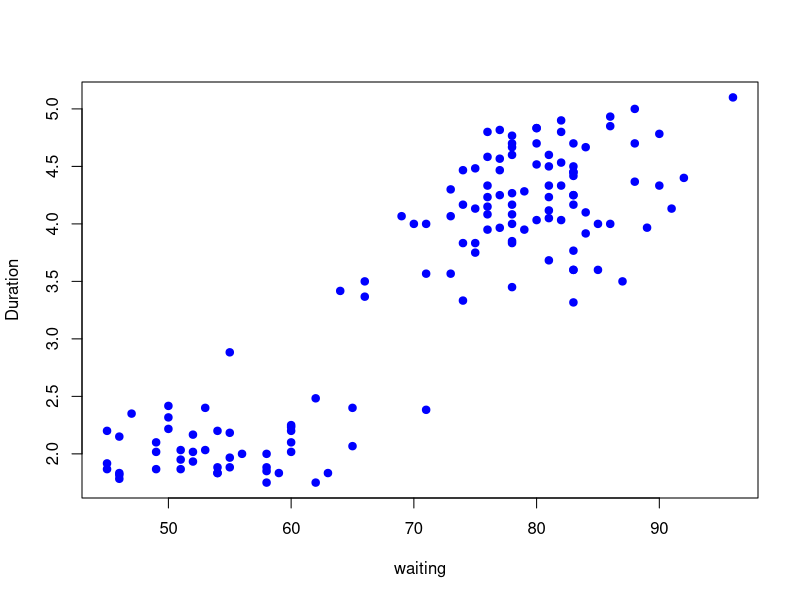
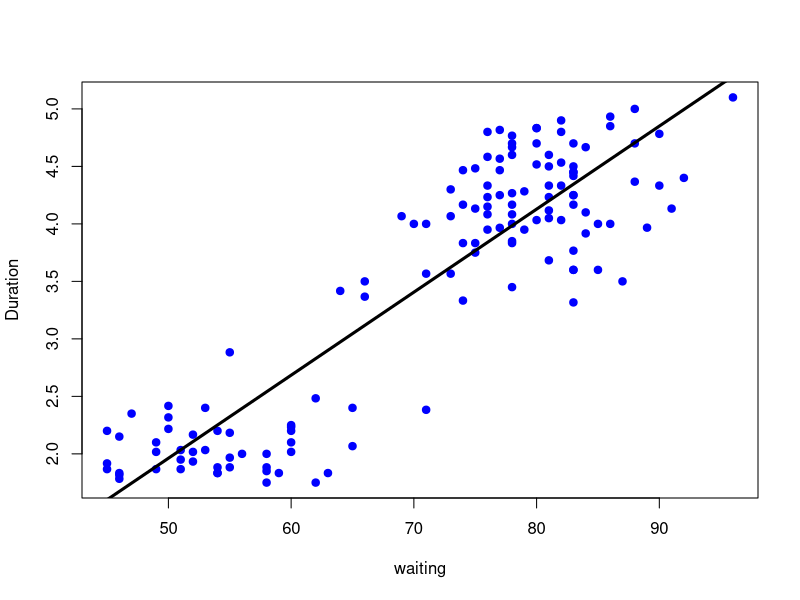
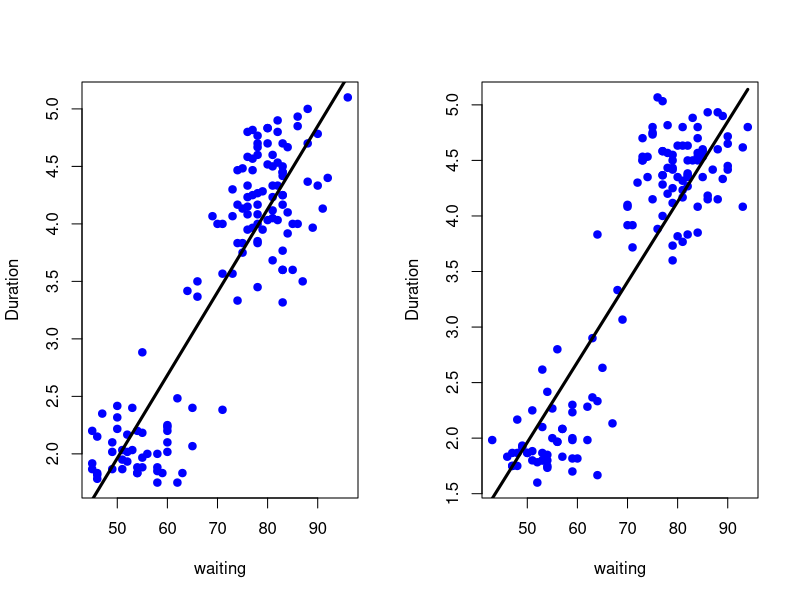
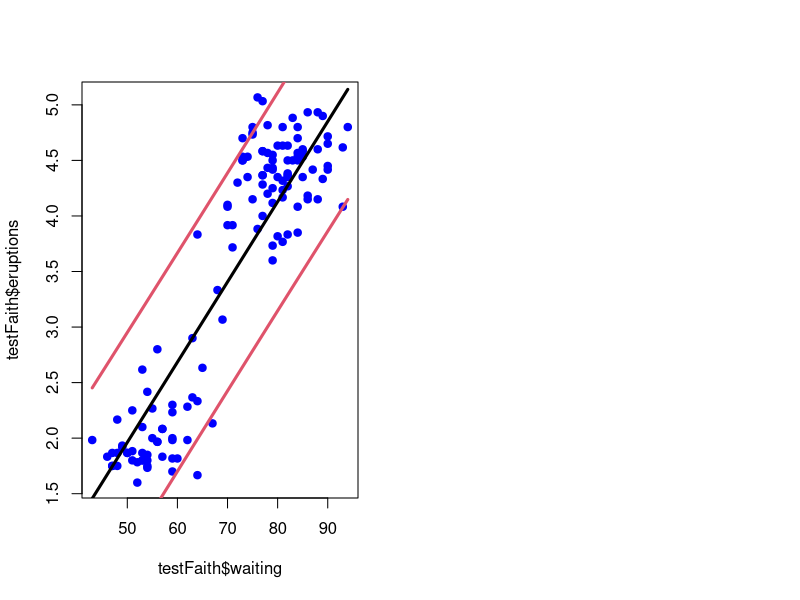

R code for these plots, in order:
library(caret) ;data("faithful"); set.seed(333)
inTrain <- createDataPartition(y=faithful$waiting,
                              p=0.5, list=FALSE)
trainFaith <- faithful[inTrain,]; testFaith <- faithful[-inTrain,]
head(trainFaith)

#making a plot of the variables eruptions and waiting time
plot(trainFaith$waiting, trainFaith$eruptions,pch=19,col="blue",xlab="waiting",
     ylab="Duration")

#fitting it to a linear model
lm1 <- lm(eruptions ~ waiting,data=trainFaith)
summary(lm1)

#plotted model fit
plot(trainFaith$waiting, trainFaith$eruptions,pch=19,col="blue",xlab="waiting",
     ylab="Duration")
lines(trainFaith$waiting,lm1$fitted,lwd=3)

#predict a new value
coef(lm1)[1] + coef(lm1)[2]*180

#predict using Lm object
newdata <- data.frame(waiting=80)
predict(lm1,newdata)

#plot predictions-training and test
par(mfrow=c(1,2))
plot(trainFaith$waiting, trainFaith$eruptions,pch=19,col="blue",xlab="waiting",
     ylab="Duration")
lines(trainFaith$waiting,predict(lm1),lwd=3)
plot(testFaith$waiting, testFaith$eruptions,pch=19,col="blue",xlab="waiting",
     ylab="Duration")
lines(testFaith$waiting,predict(lm1,newdata=testFaith),lwd=3)

#measures how close the fitted values are To the real values. 
#RMSE on training (root mean square error)
sqrt(sum((lm1$fitted-trainFaith$eruptions)^2))

#now RMSE on test set
sqrt(sum(predict(lm1,newdata=testFaith)-testFaith$eruptions)^2)

#prediction intervals
pred1 <- predict(lm1,newdata=testFaith,interval = "prediction")
ord<- order(testFaith$waiting)
plot(testFaith$waiting, testFaith$eruptions,pch=19,col="blue")
matlines(testFaith$waiting[ord],pred1[ord,],type="l",,col=c(1,2,2),lty=c(1,1,1),
         lwd = 3)
#same function, now with caret package
modFit<-train(eruptions ~ waiting,data=trainFaith,method="lm")
summary(modFit$finalModel)
